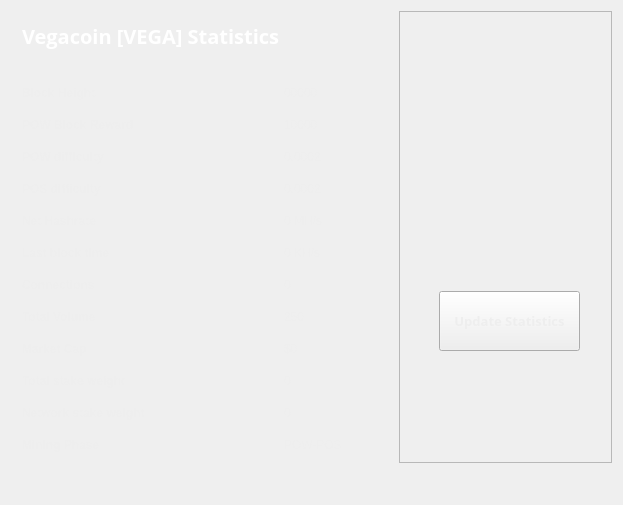
<?xml version="1.0" encoding="UTF-8"?>
<ui version="4.0">
 <class>StatisticsPage</class>
 <widget class="QWidget" name="StatisticsPage">
  <property name="windowModality">
   <enum>Qt::NonModal</enum>
  </property>
  <property name="geometry">
   <rect>
    <x>0</x>
    <y>0</y>
    <width>623</width>
    <height>505</height>
   </rect>
  </property>
  <property name="windowTitle">
   <string>Digging</string>
  </property>
  <property name="styleSheet">
   <string notr="true">color:#eeeeee;
font-family:'Open Sans,sans-serif';</string>
  </property>
  <layout class="QGridLayout" name="gridLayout">
   <property name="sizeConstraint">
    <enum>QLayout::SetMaximumSize</enum>
   </property>
   <item row="0" column="1">
    <widget class="QFrame" name="frame">
     <property name="minimumSize">
      <size>
       <width>213</width>
       <height>0</height>
      </size>
     </property>
     <property name="frameShape">
      <enum>QFrame::StyledPanel</enum>
     </property>
     <property name="frameShadow">
      <enum>QFrame::Raised</enum>
     </property>
     <widget class="QPushButton" name="startButton">
      <property name="geometry">
       <rect>
        <x>40</x>
        <y>280</y>
        <width>141</width>
        <height>60</height>
       </rect>
      </property>
      <property name="sizePolicy">
       <sizepolicy hsizetype="Fixed" vsizetype="Fixed">
        <horstretch>0</horstretch>
        <verstretch>0</verstretch>
       </sizepolicy>
      </property>
      <property name="minimumSize">
       <size>
        <width>120</width>
        <height>60</height>
       </size>
      </property>
      <property name="font">
       <font>
        <family>Open Sans,sans-serif</family>
        <pointsize>10</pointsize>
        <weight>75</weight>
        <bold>true</bold>
        <underline>false</underline>
        <kerning>true</kerning>
       </font>
      </property>
      <property name="autoFillBackground">
       <bool>false</bool>
      </property>
      <property name="styleSheet">
       <string notr="true"/>
      </property>
      <property name="text">
       <string>Update Statistics</string>
      </property>
     </widget>
     <widget class="QLabel" name="label">
      <property name="geometry">
       <rect>
        <x>10</x>
        <y>10</y>
        <width>191</width>
        <height>191</height>
       </rect>
      </property>
      <property name="text">
       <string/>
      </property>
      <property name="pixmap">
       <pixmap resource="../bitcoin.qrc">:/icons/vegacoin</pixmap>
      </property>
      <property name="scaledContents">
       <bool>true</bool>
      </property>
     </widget>
    </widget>
   </item>
   <item row="0" column="0">
    <widget class="QFrame" name="gridFrame_2">
     <layout class="QGridLayout" name="gridLayout_4">
      <item row="3" column="0">
       <layout class="QFormLayout" name="formLayout_2">
        <property name="fieldGrowthPolicy">
         <enum>QFormLayout::FieldsStayAtSizeHint</enum>
        </property>
        <property name="horizontalSpacing">
         <number>139</number>
        </property>
        <property name="verticalSpacing">
         <number>18</number>
        </property>
        <property name="rightMargin">
         <number>0</number>
        </property>
        <item row="1" column="0">
         <widget class="QLabel" name="label_14">
          <property name="text">
           <string>&lt;html&gt;&lt;head/&gt;&lt;body&gt;&lt;p&gt;&lt;span style=&quot; font-weight:600;&quot;&gt;Block Height&lt;/span&gt;&lt;/p&gt;&lt;/body&gt;&lt;/html&gt;</string>
          </property>
         </widget>
        </item>
        <item row="1" column="1">
         <widget class="QLabel" name="heightBox">
          <property name="text">
           <string>00000</string>
          </property>
         </widget>
        </item>
        <item row="2" column="0">
         <widget class="QLabel" name="label_12">
          <property name="text">
           <string>&lt;html&gt;&lt;head/&gt;&lt;body&gt;&lt;p&gt;&lt;span style=&quot; font-weight:600;&quot;&gt;POW Block Reward&lt;/span&gt;&lt;/p&gt;&lt;/body&gt;&lt;/html&gt;</string>
          </property>
         </widget>
        </item>
        <item row="2" column="1">
         <widget class="QLabel" name="rewardBox">
          <property name="text">
           <string>10000</string>
          </property>
         </widget>
        </item>
        <item row="3" column="0">
         <widget class="QLabel" name="label_13">
          <property name="text">
           <string>&lt;html&gt;&lt;head/&gt;&lt;body&gt;&lt;p&gt;&lt;span style=&quot; font-weight:600;&quot;&gt;POW difficulty&lt;/span&gt;&lt;/p&gt;&lt;/body&gt;&lt;/html&gt;</string>
          </property>
         </widget>
        </item>
        <item row="3" column="1">
         <widget class="QLabel" name="diffBox">
          <property name="text">
           <string>0.0002</string>
          </property>
         </widget>
        </item>
        <item row="4" column="0">
         <widget class="QLabel" name="label_9">
          <property name="text">
           <string>&lt;html&gt;&lt;head/&gt;&lt;body&gt;&lt;p&gt;&lt;span style=&quot; font-weight:600;&quot;&gt;POS difficulty&lt;/span&gt;&lt;/p&gt;&lt;/body&gt;&lt;/html&gt;</string>
          </property>
         </widget>
        </item>
        <item row="4" column="1">
         <widget class="QLabel" name="diffBox2">
          <property name="text">
           <string>0.0002</string>
          </property>
         </widget>
        </item>
        <item row="5" column="1">
         <widget class="QLabel" name="pawrateBox">
          <property name="text">
           <string>0 MH/s</string>
          </property>
         </widget>
        </item>
        <item row="6" column="0">
         <widget class="QLabel" name="label3_2">
          <property name="sizePolicy">
           <sizepolicy hsizetype="Preferred" vsizetype="Maximum">
            <horstretch>0</horstretch>
            <verstretch>0</verstretch>
           </sizepolicy>
          </property>
          <property name="text">
           <string>&lt;html&gt;&lt;head/&gt;&lt;body&gt;&lt;p&gt;&lt;span style=&quot; font-weight:600;&quot;&gt;Last block time&lt;/span&gt;&lt;/p&gt;&lt;/body&gt;&lt;/html&gt;</string>
          </property>
         </widget>
        </item>
        <item row="6" column="1">
         <widget class="QLabel" name="localBox">
          <property name="text">
           <string>0 KH/s</string>
          </property>
         </widget>
        </item>
        <item row="7" column="0">
         <widget class="QLabel" name="label1_2">
          <property name="text">
           <string>&lt;html&gt;&lt;head/&gt;&lt;body&gt;&lt;p&gt;&lt;span style=&quot; font-weight:600;&quot;&gt;Connections&lt;/span&gt;&lt;/p&gt;&lt;/body&gt;&lt;/html&gt;</string>
          </property>
         </widget>
        </item>
        <item row="7" column="1">
         <widget class="QLabel" name="connectionBox">
          <property name="text">
           <string>0</string>
          </property>
         </widget>
        </item>
        <item row="8" column="0">
         <widget class="QLabel" name="label_8">
          <property name="text">
           <string>&lt;html&gt;&lt;head/&gt;&lt;body&gt;&lt;p&gt;&lt;span style=&quot; font-weight:600;&quot;&gt;Total Volume&lt;/span&gt;&lt;/p&gt;&lt;/body&gt;&lt;/html&gt;</string>
          </property>
         </widget>
        </item>
        <item row="8" column="1">
         <widget class="QLabel" name="volumeBox">
          <property name="text">
           <string>250</string>
          </property>
         </widget>
        </item>
		<item row="9" column="0">
         <widget class="QLabel" name="label_17">
          <property name="text">
           <string>&lt;html&gt;&lt;head/&gt;&lt;body&gt;&lt;p&gt;&lt;span style=&quot; font-weight:600;&quot;&gt;Market Cap&lt;/span&gt;&lt;/p&gt;&lt;/body&gt;&lt;/html&gt;</string>
          </property>
         </widget>
        </item>
        <item row="9" column="1">
         <widget class="QLabel" name="marketcap">
          <property name="text">
           <string>$0</string>
          </property>
         </widget>
        </item>
        <item row="10" column="0">
         <widget class="QLabel" name="label_10">
          <property name="text">
           <string>&lt;html&gt;&lt;head/&gt;&lt;body&gt;&lt;p&gt;&lt;span style=&quot; font-weight:600;&quot;&gt;Total stake weight&lt;/span&gt;&lt;/p&gt;&lt;/body&gt;&lt;/html&gt;</string>
          </property>
         </widget>
        </item>
        <item row="10" column="1">
         <widget class="QLabel" name="minBox">
          <property name="text">
           <string>0</string>
          </property>
         </widget>
        </item>
        <item row="11" column="0">
         <widget class="QLabel" name="label_11">
          <property name="text">
           <string>&lt;html&gt;&lt;head/&gt;&lt;body&gt;&lt;p&gt;&lt;span style=&quot; font-weight:600;&quot;&gt;Network stake weight&lt;/span&gt;&lt;/p&gt;&lt;/body&gt;&lt;/html&gt;</string>
          </property>
         </widget>
        </item>
        <item row="11" column="1">
         <widget class="QLabel" name="maxBox">
          <property name="text">
           <string>0</string>
          </property>
         </widget>
        </item>
        <item row="12" column="0">
         <widget class="QLabel" name="label_15">
          <property name="text">
           <string>&lt;html&gt;&lt;head/&gt;&lt;body&gt;&lt;p&gt;&lt;span style=&quot; font-weight:600;&quot;&gt;Mining Phase&lt;/span&gt;&lt;/p&gt;&lt;/body&gt;&lt;/html&gt;</string>
          </property>
         </widget>
        </item>
        <item row="12" column="1">
         <widget class="QLabel" name="cBox">
          <property name="text">
           <string>POW-POS</string>
          </property>
         </widget>
        </item>
        <item row="5" column="0">
         <widget class="QLabel" name="label_16">
          <property name="text">
           <string>&lt;html&gt;&lt;head/&gt;&lt;body&gt;&lt;p&gt;&lt;span style=&quot; font-weight:600;&quot;&gt;Net Hashrate&lt;/span&gt;&lt;/p&gt;&lt;/body&gt;&lt;/html&gt;</string>
          </property>
         </widget>
        </item>
       </layout>
      </item>
      <item row="1" column="0">
       <layout class="QHBoxLayout" name="horizontalLayout_4">
        <property name="spacing">
         <number>7</number>
        </property>
        <item>
         <widget class="QLabel" name="label_5">
          <property name="font">
           <font>
            <family>Open Sans,sans-serif</family>
           </font>
          </property>
          <property name="text">
           <string>&lt;html&gt;&lt;head/&gt;&lt;body&gt;&lt;p&gt;&lt;span style=&quot; font-size:20px; font-weight:600; color:#FFFFFF;&quot;&gt;Vegacoin [VEGA] Statistics&lt;/span&gt;&lt;/p&gt;&lt;/body&gt;&lt;/html&gt;</string>
          </property>
         </widget>
        </item>
        <item>
         <spacer name="horizontalSpacer_2">
          <property name="orientation">
           <enum>Qt::Horizontal</enum>
          </property>
          <property name="sizeHint" stdset="0">
           <size>
            <width>40</width>
            <height>20</height>
           </size>
          </property>
         </spacer>
        </item>
       </layout>
      </item>
      <item row="2" column="0">
       <spacer name="verticalSpacer_2">
        <property name="orientation">
         <enum>Qt::Vertical</enum>
        </property>
        <property name="sizeHint" stdset="0">
         <size>
          <width>20</width>
          <height>40</height>
         </size>
        </property>
       </spacer>
      </item>
     </layout>
    </widget>
   </item>
   <item row="1" column="0">
    <spacer name="verticalSpacer">
     <property name="orientation">
      <enum>Qt::Vertical</enum>
     </property>
     <property name="sizeHint" stdset="0">
      <size>
       <width>20</width>
       <height>40</height>
      </size>
     </property>
    </spacer>
   </item>
  </layout>
 </widget>
 <layoutdefault spacing="6" margin="11"/>
 <resources>
  <include location="../bitcoin.qrc"/>
 </resources>
 <connections/>
</ui>
